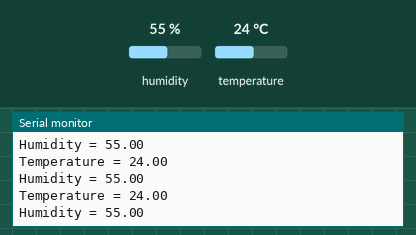
Recording of a sketch running on a simulated Arduino Uno, built with avr-gcc and run on an emulated ATmega328P. Shown: the last lines printed to the serial monitor. The test bench sets the inputs (shaded band); at power-on: humidity 55 %, temperature 24 °C.

Above: at 2.8 s.
2.9 s: humidity set to 22 %
At 5.5 s:
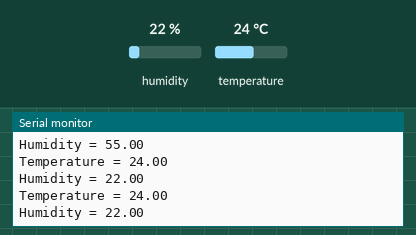
5.6 s: temperature set to 12 °C
At 6.9 s:
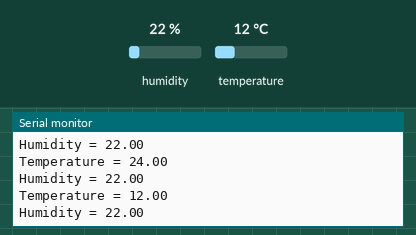
8.3 s: humidity set to 40 %
At 11.8 s:
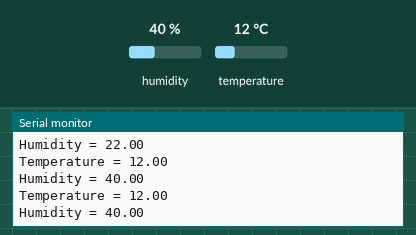
Timing chart, 0 to 13.3 s (numbered marks = the images above; inputs shaded):
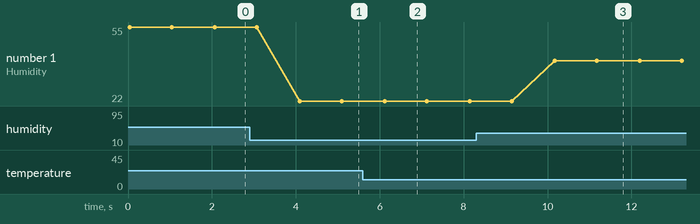

Measured:
- after the input at 2.9 s, the serial monitor: prints a new line after 1.2 s (image 1)
- after the input at 5.6 s, the serial monitor: prints a new line after 0.50 s (image 2)
- after the input at 8.3 s, the serial monitor: prints a new line after 1.9 s (image 3)
- plotted number 1: 55 → 22 after the input at 2.9 s, 22 → 40 after the input at 8.3 s

The sketch:

temp_humidity_sensor.ino
```cpp
#include <DHT.h>


#define DHTTYPE DHT11   // DHT 11
#define DHT11_PIN 4

DHT dht(DHT11_PIN,DHTTYPE);

void setup(){
  Serial.begin(9600);
  dht.begin();
}

void loop(){
  float h = dht.readHumidity();
  float t = dht.readTemperature();
  Serial.print("Temperature = ");
  Serial.println(t);
  Serial.print("Humidity = ");
  Serial.println(h);
  delay(1000);
}
```
